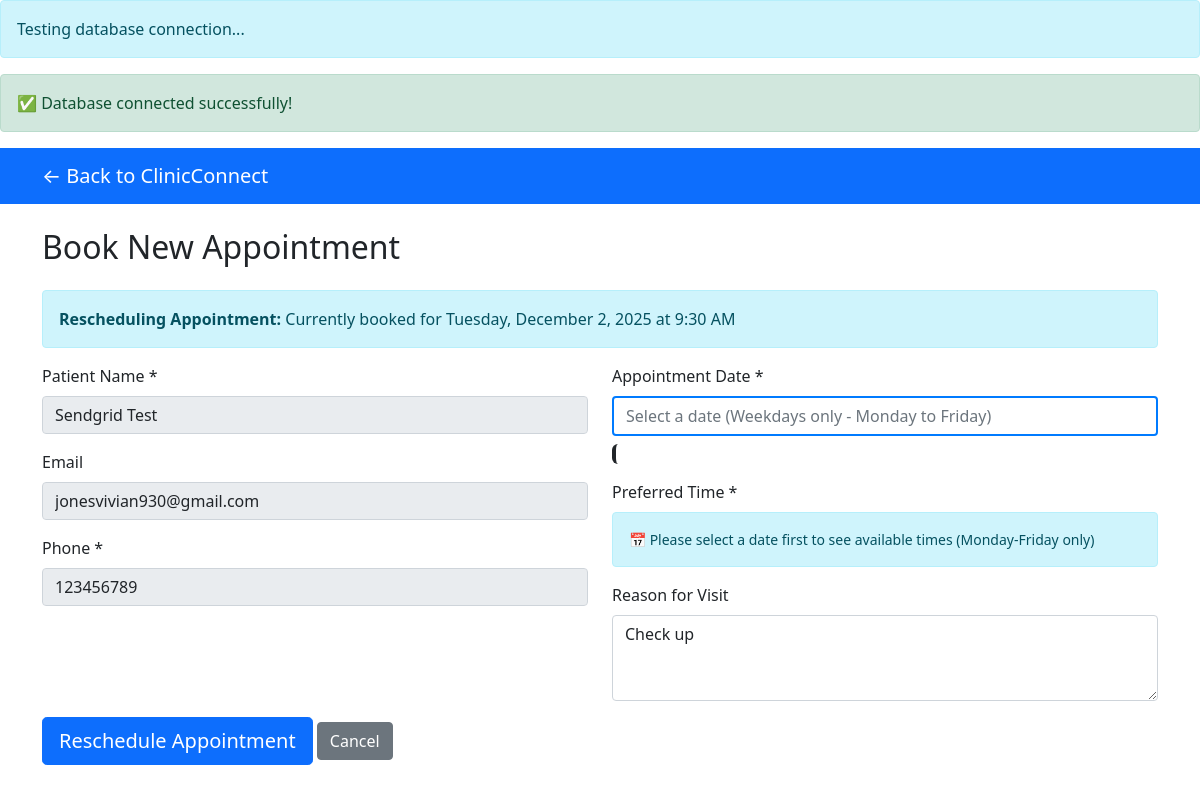
The app's page /booking/index.php?reschedule=CC202511283010, older data.
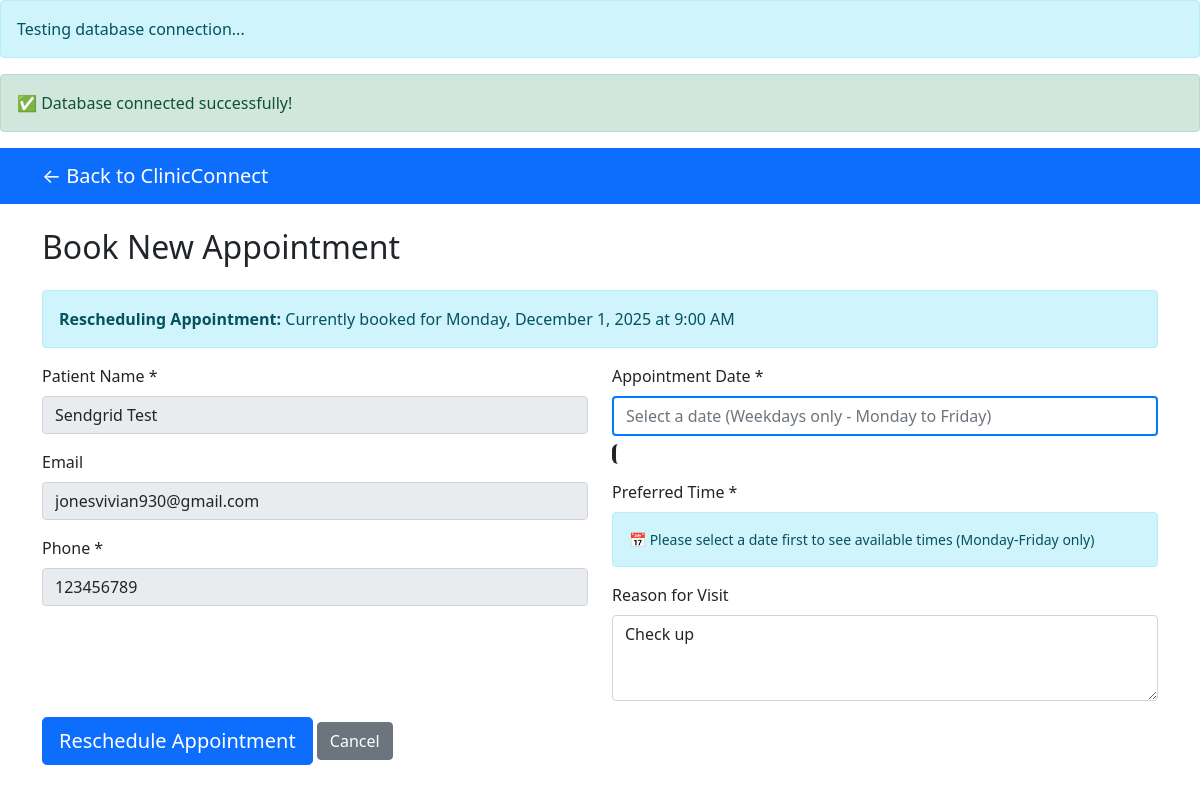
The same page, newer data.
### tables this page shows
CREATE TABLE `appointments` (
  `id` int(11) NOT NULL,
  `patient_name` varchar(255) NOT NULL,
  `patient_email` varchar(255) DEFAULT NULL,
  `patient_phone` varchar(20) DEFAULT NULL,
  `appointment_date` date NOT NULL,
  `appointment_time` time NOT NULL,
  `reason` text DEFAULT NULL,
  `status` varchar(20) DEFAULT 'booked',
  `booking_reference` varchar(50) DEFAULT NULL,
  `created_at` timestamp NOT NULL DEFAULT current_timestamp(),
  `reminder_sent` tinyint(1) DEFAULT 0,
  `reminder_sent_at` datetime DEFAULT NULL
);

### booking/index.php (the view, shortened to what the changed rows need)
<?php
include '../includes/config.php';
$is_rescheduling = false;
$current_appointment = null;
if (isset($_GET['reschedule'])) {
    $is_rescheduling = true;
    $booking_ref = $_GET['reschedule'];
    $stmt = $pdo->prepare("SELECT * FROM appointments WHERE booking_reference = ? AND status = 'booked'");
    $stmt->execute([$booking_ref]);
    $current_appointment = $stmt->fetch();
}
$form_submitted = false;
$submitted_name = $form_submitted ? '' : ($_POST['patient_name'] ?? '');
$submitted_email = $form_submitted ? '' : ($_POST['patient_email'] ?? '');
$submitted_phone = $form_submitted ? '' : ($_POST['patient_phone'] ?? '');
$submitted_reason = $form_submitted ? '' : ($_POST['reason'] ?? '');
?>
<!DOCTYPE html>
<html lang="en">
<head>
    <link href="https://cdn.jsdelivr.net/npm/bootstrap@5.1.3/dist/css/bootstrap.min.css" rel="stylesheet">
    <link rel="stylesheet" href="https://cdn.jsdelivr.net/npm/flatpickr/dist/flatpickr.min.css">
</head>
<body>
    <div class="container mt-4">
        <h2>Book New Appointment</h2>
        <form method="POST" class="mt-4 needs-validation" id="bookingForm" novalidate>
            <?php if ($is_rescheduling && $current_appointment): ?>
            <div class="alert alert-info">
                <strong>Rescheduling Appointment:</strong> Currently booked for
                <?= date('l, F j, Y', strtotime($current_appointment['appointment_date'])); ?> at
                <?= date('g:i A', strtotime($current_appointment['appointment_time'])); ?>
            </div>
            <?php endif; ?>
            <div class="row">
                <div class="col-md-6">
                    <div class="mb-3">
                        <label class="form-label">Patient Name *</label>
                        <input type="text" name="patient_name" class="form-control"
                            value="<?= $is_rescheduling ? htmlspecialchars($current_appointment['patient_name']) : $submitted_name; ?>"
                            required <?= $is_rescheduling ? 'readonly' : ''; ?>>
                    </div>
                    <div class="mb-3">
                        <label class="form-label">Email</label>
                        <input type="email" name="patient_email" class="form-control"
                            value="<?= $is_rescheduling ? htmlspecialchars($current_appointment['patient_email']) : $submitted_email; ?>"
                            <?= $is_rescheduling ? 'readonly' : ''; ?>
                            pattern="[a-zA-Z0-9._%+-]+@[a-zA-Z0-9.-]+\.[a-zA-Z]{2,}$">
                    </div>
                    <div class="mb-3">
                        <label class="form-label">Phone *</label>
                        <input type="tel" name="patient_phone" class="form-control"
                            value="<?= $is_rescheduling ? htmlspecialchars($current_appointment['patient_phone']) : $submitted_phone; ?>"
                            required <?= $is_rescheduling ? 'readonly' : ''; ?>
                            pattern="[0-9+\-\s()]{7,15}">
                    </div>
                </div>
                <div class="col-md-6">
                    <div class="mb-3">
                        <label class="form-label">Reason for Visit</label>
                        <textarea name="reason" class="form-control" rows="3" placeholder="Briefly describe why you're visiting..."><?= $is_rescheduling ? htmlspecialchars($current_appointment['reason']) : $submitted_reason; ?></textarea>
                    </div>
                </div>
            </div>
            <button type="submit" name="book_appointment" value="1" class="btn btn-primary btn-lg" id="submitBtn">
                <?= $is_rescheduling ? 'Reschedule Appointment' : 'Book Appointment'; ?>
            </button>
            <a href="../index.php" class="btn btn-secondary">Cancel</a>
        </form>
    </div>
</body>
</html>

Row changes from the older to the newer data that the page shows:
changed appointments "Sendgrid Test": appointment_date "Tuesday, December 2, 2025" → "Monday, December 1, 2025"; appointment_time "9:30 AM" → "9:00 AM"
